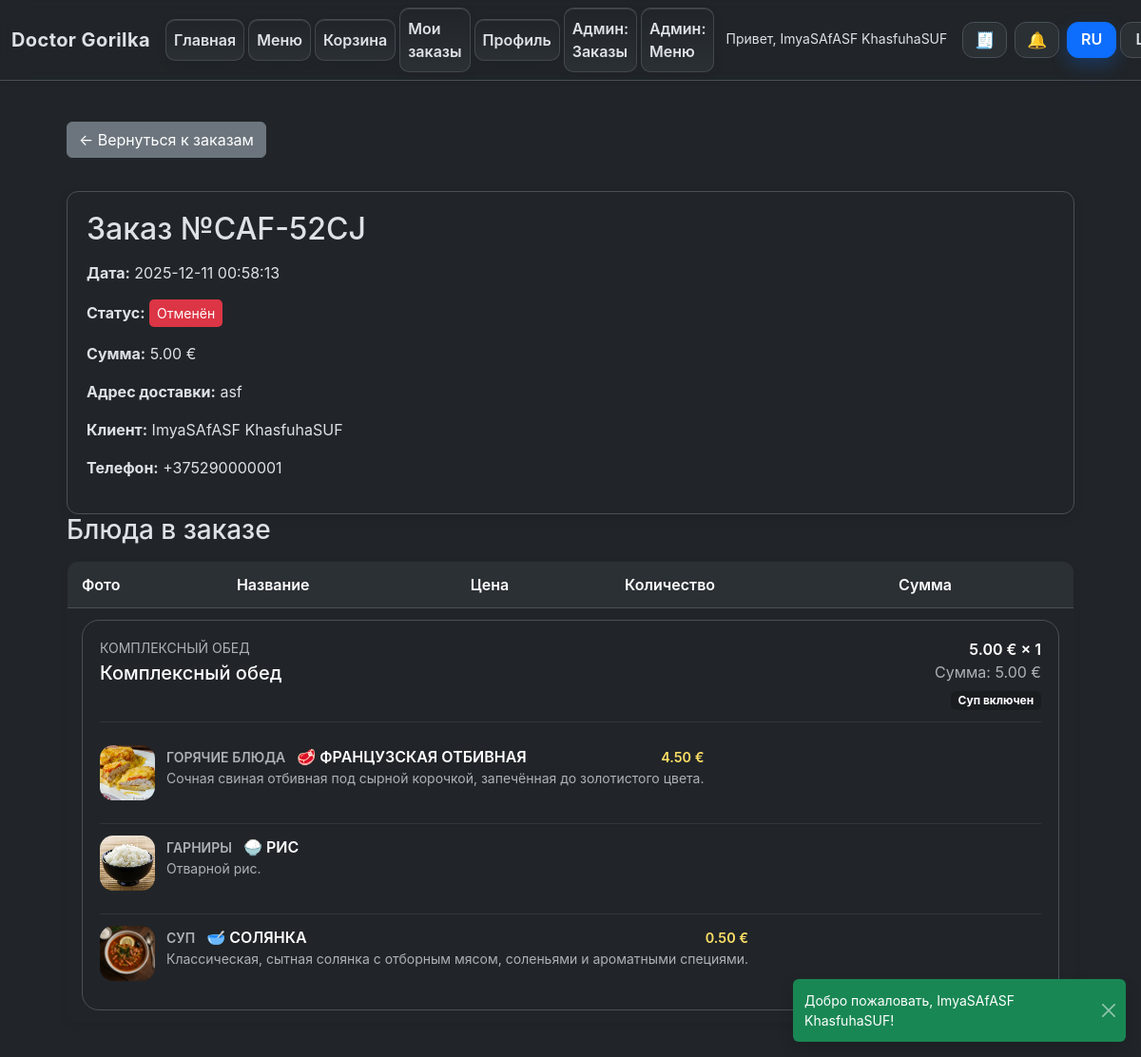
Page /orders/view?code=CAF-52CJ (signed in) on the committed database.
### tables this page shows
CREATE TABLE orders (
        id INTEGER PRIMARY KEY AUTOINCREMENT,
        user_id INTEGER NOT NULL,
        created_at TEXT DEFAULT CURRENT_TIMESTAMP,
        status TEXT CHECK(status IN ('pending','new','cooking','ready','delivered','cancelled')) DEFAULT 'pending',
        total_price REAL,
        delivery_address TEXT, order_code TEXT,
        FOREIGN KEY (user_id) REFERENCES users(id)
    );

CREATE TABLE order_items (
    id INTEGER PRIMARY KEY AUTOINCREMENT,
    order_id INTEGER NOT NULL,
    menu_id INTEGER NOT NULL,
    quantity INTEGER NOT NULL, combo_details TEXT,
    FOREIGN KEY (order_id) REFERENCES "orders_old"(id),
    FOREIGN KEY (menu_id) REFERENCES menu(id)
);

### src/Infrastructure/ViewRenderer.php (called while the page is built, shortened)
<?php
class ViewRenderer
{
    public function render(string $view, array $params = []): string
    {
        $viewFile = $this->basePath . '/' . $view . '.php';
        extract($params, EXTR_SKIP);
        require $viewFile;
        $content = ob_get_clean();
        if ($this->layout && file_exists($this->layout)) {
            return ob_get_clean();
        }
        return $content;
    }
}

### src/Application/Controller/OrderController.php (called while the page is built, shortened)
<?php
class OrderController
{
    public function view(): string
    {
        $orderCode = trim($_GET['code'] ?? '');
        $order = $orderCode !== '' ? $this->orderService->getOrderByCode($orderCode) : null;
        $orderCode = $order->orderCode ?? $orderCode;
        $isAdmin = $this->session->get('role') === 'admin';
        return $this->view->render('orders/view', [
            'title' => 'Doctor Gorilka — ' . translate('orders.view.title', ['id' => $orderCode ?: $order->id]),
            'order' => $order,
            'isAdmin' => $isAdmin,
            'orderId' => $order->id,
            'orderCode' => $orderCode,
        ]);
    }
}

### src/Infrastructure/Router.php (called while the page is built, shortened)
<?php
class Router
{
    private array $routes = [];
    public function addRoute(string $method, string $path, callable $handler): void
    {
        $normalized = $this->normalizePath($path);
        $this->routes[$method][$normalized] = $handler;
    }
    public function dispatch(string $method, string $uri): mixed
    {
        $path = $this->normalizePath(parse_url($uri, PHP_URL_PATH) ?: '/');
        $method = strtoupper($method);
        if (isset($this->routes[$method][$path])) {
            return call_user_func($this->routes[$method][$path]);
        }
        return translate('errors.not_found');
    }
    private function normalizePath(string $path): string
    {
        $path = rtrim($path, '/');
        return $path === '' ? '/' : $path;
    }
}

### src/Application/App.php (called while the page is built, shortened)
<?php
class App
{
    private Router $router;
    private function __construct(Router $router, ViewRenderer $view)
    {
        $this->router = $router;
    }
    public function run(): mixed
    {
        $method = $_SERVER['REQUEST_METHOD'] ?? 'GET';
        $uri = $_SERVER['REQUEST_URI'] ?? '/';
        return $this->router->dispatch($method, $uri);
    }
}

### src/Infrastructure/Repository/OrderRepository.php (called while the page is built, shortened)
<?php
class OrderRepository implements OrderRepositoryInterface
{
    public function findByCode(string $code): ?Order
    {
        $stmt = $this->prepare("SELECT orders.*, users.first_name, users.last_name, users.phone, users.username
            FROM orders
            LEFT JOIN users ON users.id = orders.user_id
            WHERE orders.order_code = :code");
        $stmt->bindValue(':code', $code, SQLITE3_TEXT);
        $row = $stmt->execute()->fetchArray(SQLITE3_ASSOC);
        $order = $this->mapOrder($row);
        if (isset($row['first_name']) || isset($row['last_name']) || isset($row['username'])) {
            $order->customerName = trim(($row['first_name'] ?? '') . ' ' . ($row['last_name'] ?? '')) ?: ($row['username'] ?? null);
        }
        $order->customerPhone = $row['phone'] ?? null;
        return $order;
    }
    private function mapOrder(array $row): Order
    {
        $customerName = null;
        if (isset($row['first_name']) || isset($row['last_name']) || isset($row['username'])) {
            $customerName = trim(($row['first_name'] ?? '') . ' ' . ($row['last_name'] ?? ''));
        }
        $customerPhone = $row['phone'] ?? null;
        return new Order(
            id: (int)$row['id'],
            userId: (int)$row['user_id'],
            status: $row['status'],
            totalPrice: (float)$row['total_price'],
            createdAt: $row['created_at'],
            deliveryAddress: $row['delivery_address'] ?? null,
            orderCode: $row['order_code'] ?? null,
            items: $this->fetchItems((int)$row['id']),
            customerName: $customerName,
            customerPhone: $customerPhone
        );
    }
    private function fetchItems(int $orderId): array
    {
        $stmt = $this->prepare("SELECT order_items.*, menu.title, menu.price AS menu_price, menu.image_url,
            menu.name_original, menu.name_ru, menu.name_lv
            FROM order_items
            JOIN menu ON menu.id = order_items.menu_id
            WHERE order_items.order_id = :oid");
        $stmt->bindValue(':oid', $orderId, SQLITE3_INTEGER);
        $result = $stmt->execute();
        $items = [];
        while ($row = $result->fetchArray(SQLITE3_ASSOC)) {
            $comboDetails = null;
            if (!empty($row['combo_details'])) {
                $decoded = json_decode($row['combo_details'], true);
                if (is_array($decoded)) {
                    $comboDetails = $decoded;
                }
            }
            $price = (float)($row['menu_price'] ?? 0);
            if ($comboDetails && isset($comboDetails['price'])) {
                $price = (float)$comboDetails['price'];
            }
            $items[] = new OrderItem(
                menuId: (int)$row['menu_id'],
                title: $this->resolveOrderItemTitle($row),
                price: $price,
                quantity: (int)$row['quantity'],
                imageUrl: $row['image_url'] ?? null,
                comboDetails: $comboDetails
            );
        }
        return $items;
    }
    private function resolveOrderItemTitle(array $row): string
    {
        if (!empty($row['name_original'])) {
            return $row['name_original'];
        }
        return translate('common.dish');
    }
    private function prepare(string $sql): SQLite3Stmt
    {
        return $this->db->prepare($sql);
    }
}

### src/Application/Service/OrderService.php (called while the page is built, shortened)
<?php
class OrderService
{
    public function getOrderByCode(string $orderCode): ?\App\Domain\Order
    {
        return $this->orders->findByCode($orderCode);
    }
}

### src/helpers.php (called while the page is built, shortened)
<?php
function localizationConfig(): array
{
    static $config;
    if ($config === null) {
        $config = require __DIR__ . '/../config/localization.php';
    }
    return $config;
}
function availableLocales(): array
{
    $config = localizationConfig();
    return $config['locales'] ?? [];
}
function currentLocale(): string
{
    $available = array_keys(availableLocales());
    $default = $available[0] ?? 'ru';
    return $default;
}
function translate(string $key, array $replace = [], ?string $locale = null): string
{
    $locale ??= currentLocale();
    $config = localizationConfig();
    $phrases = $config['phrases'] ?? [];
    $fallbackLocale = $config['fallback'] ?? 'ru';
    $value = $phrases[$locale][$key] ?? $phrases[$fallbackLocale][$key] ?? $key;
    foreach ($replace as $needle => $replacement) {
        $value = str_replace(':' . $needle, $replacement, $value);
    }
    return $value;
}
function translateStatus(?string $status): string
{
    return translate('status.' . $status);
}

### src/Domain/OrderItem.php (called while the page is built, shortened)
<?php
class OrderItem
{
    public function sum(): float
    {
        return $this->price * $this->quantity;
    }
    public function isCombo(): bool
    {
        return !empty($this->comboDetails);
    }
}

### autoload.php (called while the page is built, shortened)
<?php
spl_autoload_register(function (string $class): void {
    $prefix = 'App\\';
    $baseDir = __DIR__ . '/src/';
    $relativeClass = substr($class, strlen($prefix));
    $file = $baseDir . str_replace('\\', '/', $relativeClass) . '.php';
});

### resources/views/orders/view.php (the view, shortened to what this page needs)
<div class="page-container">
<?php $backUrl = $isAdmin ? '/admin/orders' : '/orders'; ?>
<div class="actions mt-20 mb-15">
    <a class="btn btn-secondary" href="<?= $backUrl ?>"><?= htmlspecialchars(translate('common.back_to_orders')) ?></a>
</div>
<div class="card-panel summary-card">
    <h2><?= htmlspecialchars(translate('orders.view.title', ['id' => $orderCode ?? $orderId])) ?></h2>
    <p><b><?= htmlspecialchars(translate('orders.view.date')) ?></b> <?= $order->createdAt ?></p>
    <p><b><?= htmlspecialchars(translate('orders.view.status')) ?></b>
        <span class="status status-<?= htmlspecialchars($order->status) ?>"><?= htmlspecialchars(translateStatus($order->status)) ?></span>
    </p>
    <p><b><?= htmlspecialchars(translate('orders.view.total')) ?></b> <?= number_format($order->totalPrice, 2, '.', ' ') ?> €</p>
    <p><b><?= htmlspecialchars(translate('orders.view.address')) ?></b> <?= nl2br(htmlspecialchars($order->deliveryAddress ?? '—')) ?></p>
    <?php if ($isAdmin): ?>
        <p><b><?= htmlspecialchars(translate('orders.view.customer')) ?></b> <?= htmlspecialchars($order->customerName ?? translate('orders.view.user_placeholder', ['id' => $order->userId])) ?></p>
        <p><b><?= htmlspecialchars(translate('orders.view.phone')) ?></b> <?= htmlspecialchars($order->customerPhone ?? translate('orders.view.phone_unknown')) ?></p>
    <?php endif; ?>
</div>
<h3><?= htmlspecialchars(translate('orders.view.dishes')) ?></h3>
<table class="table">
    <tr>
        <th><?= htmlspecialchars(translate('cart.table.photo')) ?></th>
        <th><?= htmlspecialchars(translate('cart.table.name')) ?></th>
        <th><?= htmlspecialchars(translate('cart.table.price')) ?></th>
        <th><?= htmlspecialchars(translate('cart.table.quantity')) ?></th>
        <th><?= htmlspecialchars(translate('cart.table.sum')) ?></th>
    </tr>
    <?php foreach ($order->items as $item): ?>
        <?php if ($item->isCombo()): ?>
            <?php $combo = $item->comboDetails; $comboItems = $combo['items'] ?? []; $selection = $combo['selection'] ?? []; ?>
            <tr class="combo-order-row">
                <td colspan="5">
                    <div class="combo-order-card">
                        <div class="combo-order-header">
                            <div>
                                <p class="text-uppercase text-muted small mb-1"><?= htmlspecialchars(translate('orders.view.combo_title')) ?></p>
                                <h5 class="mb-0"><?= htmlspecialchars($combo['title'] ?? $item->title) ?></h5>
                            </div>
                            <div class="text-end">
                                <div class="fw-semibold">
                                    <?= number_format($item->price, 2, '.', ' ') ?> € × <?= $item->quantity ?>
                                </div>
                                <div class="text-muted"><?= htmlspecialchars(translate('orders.view.combo_sum', ['sum' => number_format($item->sum(), 2, '.', ' ')])) ?></div>
                                <div class="badge bg-dark-subtle mt-2">
                                    <?= !empty($selection['soup']) ? htmlspecialchars(translate('orders.view.badge_with_soup')) : htmlspecialchars(translate('orders.view.badge_without_soup')) ?>
                                </div>
                            </div>
                        </div>
                        <div class="combo-breakdown">
                            <?php foreach ($comboItems as $comboItem): ?>
                                <?php
                                $itemLabel = $comboItem['category'] ?? translate('combo.category.extra');
                                $itemPrice = isset($comboItem['price']) ? (float)$comboItem['price'] : 0.0;
                                ?>
                                <div class="combo-breakdown-item">
                                    <div class="combo-breakdown-thumb">
                                        <?php if (!empty($comboItem['image'])): ?>
                                            <img src="/assets/images/<?= htmlspecialchars($comboItem['image']) ?>" alt="<?= htmlspecialchars($comboItem['title']) ?>">
                                        <?php else: ?>
                                            <span><?= htmlspecialchars(translate('common.no_photo')) ?></span>
                                        <?php endif; ?>
                                    </div>
                                    <div>
                                        <div class="combo-breakdown-title">
                                            <div>
                                                <span class="text-muted text-uppercase small me-2"><?= htmlspecialchars($itemLabel) ?></span>
                                                <?= htmlspecialchars($comboItem['title']) ?>
                                            </div>
                                            <?php if ($itemPrice > 0): ?>
                                                <div class="combo-item-price"><?= number_format($itemPrice, 2, '.', ' ') ?> €</div>
                                            <?php endif; ?>
                                        </div>
                                        <?php if (!empty($comboItem['description'])): ?>
                                            <div class="text-muted small text-truncate-2"><?= htmlspecialchars($comboItem['description']) ?></div>
                                        <?php else: ?>
                                            <div class="text-muted small fst-italic"><?= htmlspecialchars(translate('combo.placeholder_desc')) ?></div>
                                        <?php endif; ?>
                                    </div>
                                </div>
                            <?php endforeach; ?>
                        </div>
                    </div>
                </td>
            </tr>
            <?php continue; ?>
        <?php endif; ?>
    <?php endforeach; ?>
</table>
</div>

### rows in the picture
orders: created_at "2025-12-11 00:58:13", total_price "5.00", delivery_address "asf"
order_items: title "Комплексный обед", price "5.00", quantity "1", itemLabel "ГОРЯЧИЕ БЛЮДА", title "🥩 ФРАНЦУЗСКАЯ ОТБИВНАЯ", itemPrice "4.50", description "Сочная свиная отбивная под сырной корочкой, запечённая до золотистого цвета.", itemLabel "ГАРНИРЫ", title "🍚 РИС", description "Отварной рис.", itemLabel "СУП", title "🥣 СОЛЯНКА", itemPrice "0.50", description "Классическая, сытная солянка с отборным мясом, соленьями и ароматными специями."

### other values in the picture
translate('brand.name') "Doctor Gorilka"
translate('nav.home') "Главная"
translate('nav.menu') "Меню"
translate('nav.cart') "Корзина"
translate('nav.orders') "Мои заказы"
translate('nav.profile') "Профиль"
translate('nav.admin_orders') "Админ: Заказы"
translate('nav.admin_menu') "Админ: Меню"
$locale['short'] "RU"
translate('common.back_to_orders') "← Вернуться к заказам"
translate('orders.view.date') "Дата:"
translate('orders.view.status') "Статус:"
translate('orders.view.total') "Сумма:"
translate('orders.view.address') "Адрес доставки:"
translate('orders.view.customer') "Клиент:"
